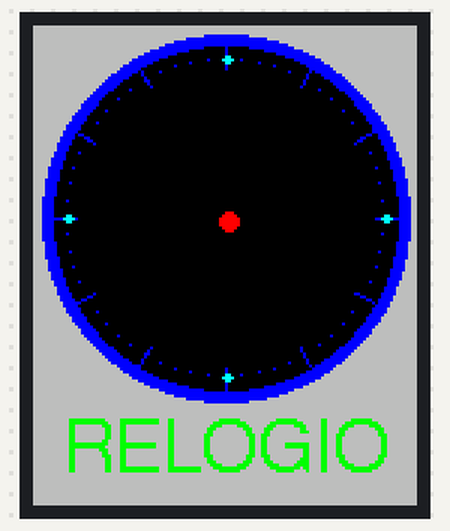
Simulated run of this sketch. Board: ESP32. Parts: 128×160 colour display.

Above: at 0.2 s.
At 4.3 s:
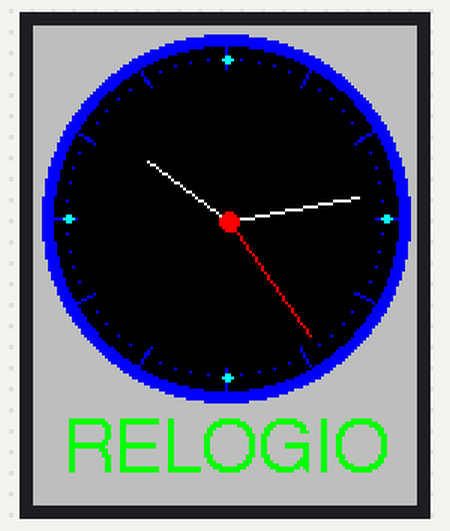
At 9.3 s:
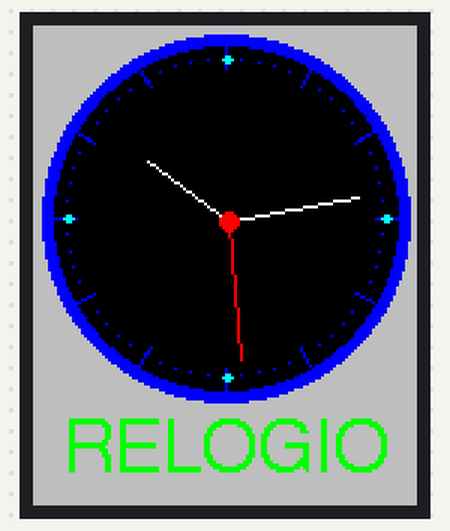
At 19.3 s:
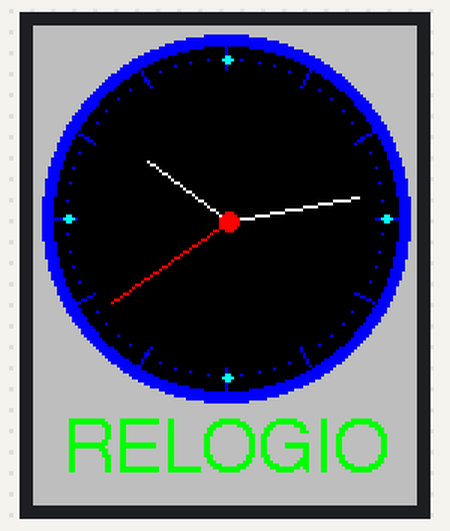
At 28.3 s:
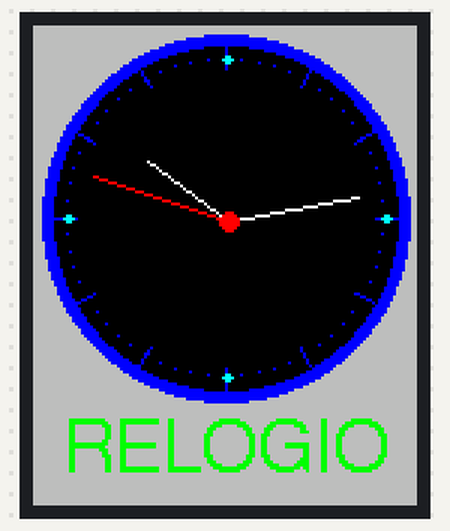
At 38.3 s:
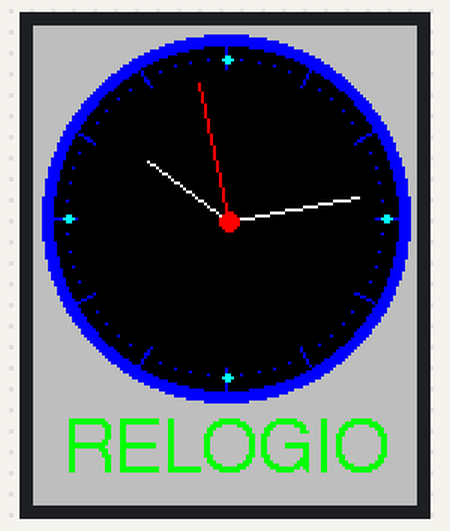

Measured:
- what the display in image 1 shows lasts 1.0 s, from 4.2 s to 5.2 s

The sketch:

RelogioAnalogicoTFT.ino
```cpp
#include <TFT_eSPI.h> //https://github.com/Bodmer/TFT_eSPI.git versao 2.2.14
#include <SPI.h>

TFT_eSPI tft = TFT_eSPI(); //Biblioteca de chamadas, pinos definidos em User_Setup.h

#define TFT_GREY 0xBDF7

float sx = 0, sy = 1, mx = 1, my = 0, hx = -1, hy = 0; //Multiplicadores salvos de H, M, S x e y
float sdeg=0, mdeg=0, hdeg=0;
uint16_t osx=64, osy=64, omx=64, omy=64, ohx=64, ohy=64; //Coords H, M, S x e y salvos
uint16_t x0=0, x1=0, yy0=0, yy1=0;
uint32_t targetTime = 0; //para o próximo tempo limite de 1 segundo

static uint8_t conv2d(const char* p) {
  uint8_t v = 0;
  if ('0' <= *p && *p <= '9')
    v = *p - '0';
  return 10 * v + *++p - '0';
}

uint8_t hh=conv2d(__TIME__), mm=conv2d(__TIME__+3), ss=conv2d(__TIME__+6); //Obtenha H, M, S do tempo de compilação

boolean initial = 1;

void setup(void) {
  tft.init();
  tft.setRotation(0);
  tft.fillScreen(TFT_GREY);
  tft.setTextColor(TFT_GREEN, TFT_GREY); //Adicionar uma cor de fundo preta apaga o texto anterior automaticamente

  // Draw clock face
  tft.fillCircle(64, 64, 61, TFT_BLUE);
  tft.fillCircle(64, 64, 57, TFT_BLACK);

  // Draw 12 lines
  for(int i = 0; i<360; i+= 30) {
    sx = cos((i-90)*0.0174532925);
    sy = sin((i-90)*0.0174532925);
    x0 = sx*57+64;
    yy0 = sy*57+64;
    x1 = sx*50+64;
    yy1 = sy*50+64;

    tft.drawLine(x0, yy0, x1, yy1, TFT_BLUE);
  }

  //Desenha 60 pontos
  for(int i = 0; i<360; i+= 6) {
    sx = cos((i-90)*0.0174532925);
    sy = sin((i-90)*0.0174532925);
    x0 = sx*53+64;
    yy0 = sy*53+64;

    tft.drawPixel(x0, yy0, TFT_BLUE);
    if(i==0 || i==180) tft.fillCircle(x0, yy0, 1, TFT_CYAN);
    if(i==0 || i==180) tft.fillCircle(x0+1, yy0, 1, TFT_CYAN);
    if(i==90 || i==270) tft.fillCircle(x0, yy0, 1, TFT_CYAN);
    if(i==90 || i==270) tft.fillCircle(x0+1, yy0, 1, TFT_CYAN);
  }

  tft.fillCircle(65, 65, 3, TFT_RED);

  //Desenhe texto na posição 64.125 usando fontes 4
  //Apenas os números de fonte 2,4,6,7 são válidos. A fonte 6 contém apenas caracteres [espaço] 0 1 2 3 4 5 6 7 8 9:. a p m
  //A fonte 7 é uma fonte de 7 segmentos e contém apenas caracteres [espaço] 0 1 2 3 4 5 6 7 8 9:.
  tft.drawCentreString("RELOGIO",64,130,4);

  targetTime = millis() + 1000;
}

void loop() {
  if (targetTime < millis()) {
    targetTime = millis()+1000;
    ss++;              //Avança segundos
    if (ss==60) {
      ss=0;
      mm++;            //Avança minutos
      if(mm>59) {
        mm=0;
        hh++;          //Avança horas
        if (hh>23) {
          hh=0;
        }
      }
    }

    //Pré-calcule os graus manuais, coordenadas x e y para uma atualização rápida da tela
    sdeg = ss*6;                  // 0-59 -> 0-354
    mdeg = mm*6+sdeg*0.01666667;  // 0-59 -> 0-360 - inclui segundos
    hdeg = hh*30+mdeg*0.0833333;  // 0-11 -> 0-360 - inclui minutos e segundos
    hx = cos((hdeg-90)*0.0174532925);
    hy = sin((hdeg-90)*0.0174532925);
    mx = cos((mdeg-90)*0.0174532925);
    my = sin((mdeg-90)*0.0174532925);
    sx = cos((sdeg-90)*0.0174532925);
    sy = sin((sdeg-90)*0.0174532925);

    if (ss==0 || initial) {
      initial = 0;
      //Apaga as posições dos ponteiros das horas e minutos a cada minuto
      tft.drawLine(ohx, ohy, 65, 65, TFT_BLACK);
      ohx = hx*33+65;
      ohy = hy*33+65;
      tft.drawLine(omx, omy, 65, 65, TFT_BLACK);
      omx = mx*44+65;
      omy = my*44+65;
    }

      //Redesenha as novas posições dos ponteiros, ponteiros das horas e minutos não apagados aqui para evitar tremulação
      tft.drawLine(osx, osy, 65, 65, TFT_BLACK);
      tft.drawLine(ohx, ohy, 65, 65, TFT_WHITE);
      tft.drawLine(omx, omy, 65, 65, TFT_WHITE);
      osx = sx*47+65;
      osy = sy*47+65;
      tft.drawLine(osx, osy, 65, 65, TFT_RED);

    tft.fillCircle(65, 65, 3, TFT_RED);
  }
}
```
